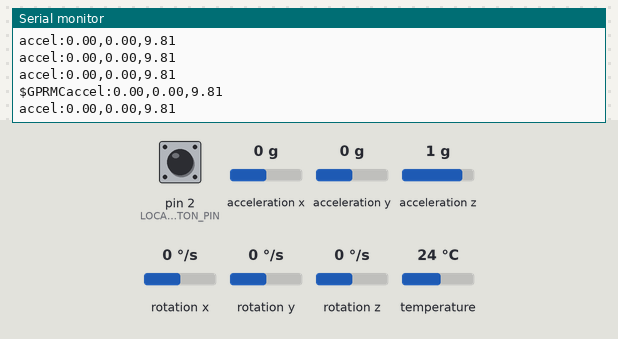
The sketch below on a simulated Arduino Mega 2560, built with avr-gcc and run on an emulated ATmega2560. Parts: the last lines printed to the serial monitor. The inputs (shaded band) are chosen by the test bench; at power-on: pin 2 (LOCATION_MARKER_BUTTON_PIN) LOW, acceleration x 0 g, acceleration y 0 g, acceleration z 1 g, rotation x 0 °/s, rotation y 0 °/s, rotation z 0 °/s, temperature 24 °C. Storage starts empty.

Above: at 1.2 s.
1.3 s: pin 2 (LOCATION_MARKER_BUTTON_PIN) pulled HIGH for 0.15 s
2.9 s: acceleration x set to -1.4 g
At 3.12 s:
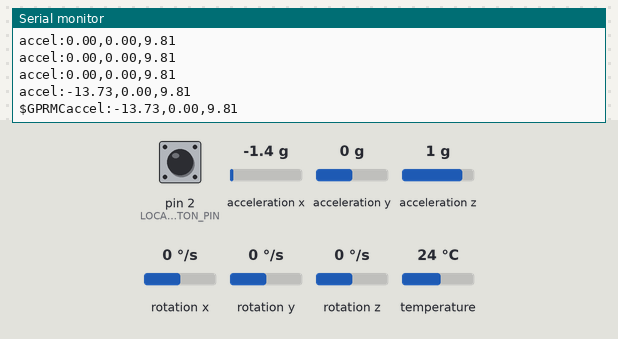
5.9 s: acceleration y set to -1.4 g
At 6.14 s:
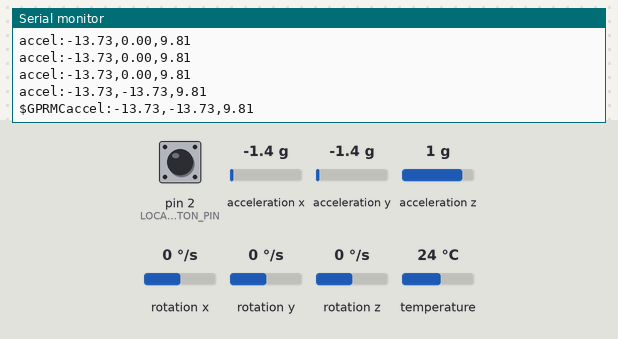
7.4 s: acceleration z set to -1.4 g
At 8.15 s:
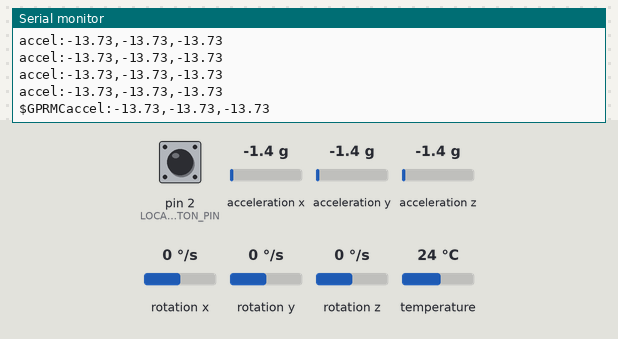

Measured:
- after the input at 2.9 s, the serial monitor: prints a new line at once (image 1)
- after the input at 5.9 s, the serial monitor: prints a new line after 0.07 s (image 2)
- after the input at 7.4 s, the serial monitor: prints a new line after 0.08 s (image 3)

The sketch:

firmware.ino
```cpp
#include <Adafruit_GPS.h>
#include <Adafruit_MPU6050.h>
#include <Adafruit_Sensor.h>
#include <SD.h>
#include <Wire.h>

#define GpsSerial Serial1
#define GPS_SERIAL_RATE 9600

#define SD_SPI_CS_PIN 53
#define SD_FLUSH_INTERVAL 30000 // milliseconds

#define IMU_WRITE_INTERVAL 100 // milliseconds
#define LOCATION_MARKER_BUTTON_PIN 2
#define DEBOUNCE_DELAY 1000 // milliseconds

Adafruit_MPU6050 mpu;
Adafruit_GPS GPS(&GpsSerial);
File logFile;

int lastLocMarkerButtonEvent = 0;
bool locMarkerButtonIsPressed = false;
int lastImuWrite = 0;
int lastSdFlush = 0;

void setup() {
  Serial.begin(115200);
  while (!Serial) { }

  GpsSerial.begin(GPS_SERIAL_RATE);
  while (!GpsSerial) { }

  initSDCard();
  initGPS();
  initMPU();

  pinMode(LOCATION_MARKER_BUTTON_PIN, INPUT);
}

void loop() {
  int t = millis();

  GPS.read();
  if (GPS.newNMEAreceived()) {
    String gpsData = GPS.lastNMEA();
    Serial.print(gpsData);
    logFile.print(gpsData);
  }

  if (t - lastImuWrite > IMU_WRITE_INTERVAL) {
    sensors_event_t accel, gyro, temp;
    mpu.getEvent(&accel, &gyro, &temp);

    logFile.print("accel:");
    logFile.print(accel.acceleration.x);
    logFile.print(",");
    logFile.print(accel.acceleration.y);
    logFile.print(",");
    logFile.print(accel.acceleration.z);
    logFile.println("");

    Serial.print("accel:");
    Serial.print(accel.acceleration.x);
    Serial.print(",");
    Serial.print(accel.acceleration.y);
    Serial.print(",");
    Serial.print(accel.acceleration.z);
    Serial.println("");

    lastImuWrite = t;
  }

  if (digitalRead(LOCATION_MARKER_BUTTON_PIN) == HIGH) {

    // when button goes low->high, and we're outside of the
    // debounce window, log a start/finish marker event
    if (!locMarkerButtonIsPressed) {

      if (t - lastLocMarkerButtonEvent > DEBOUNCE_DELAY) {
        logFile.println("marklocation");
        Serial.println("LOCATION MARKER BUTTON PRESSED");
      }

      lastLocMarkerButtonEvent = t;
    }

    locMarkerButtonIsPressed = true;
  } else {
    locMarkerButtonIsPressed = false;
  }

  if (t - lastSdFlush > SD_FLUSH_INTERVAL) {
    lastSdFlush = t;
    logFile.flush();
  }
}

void initSDCard() {
  Serial.print("Initializing SD card...\t");

  pinMode(SD_SPI_CS_PIN, OUTPUT);
  if (!SD.begin(SD_SPI_CS_PIN)) {
    Serial.println("failed to initialize card. Halting.");
    enterErrorMode();
  }

  logFile = SD.open("datalog.dat", FILE_WRITE);
  lastSdFlush = millis();
  if (!logFile) {
    Serial.println("failed to open datalog file. Halting.");
    enterErrorMode();
  }

  Serial.println("done.");
}

void initGPS() {
  Serial.print("Initializing GPS...\t");
  GPS.begin(GPS_SERIAL_RATE);
  GPS.sendCommand(PMTK_SET_NMEA_OUTPUT_RMCONLY);
  GPS.sendCommand(PMTK_SET_NMEA_UPDATE_10HZ);
  Serial.println("done.");
}

void initMPU() {
  Serial.print("Initializing MPU6050...\t");

  if (!mpu.begin()) {
    Serial.println("failed.");
    enterErrorMode();
  }

  Serial.println("done");

  mpu.setAccelerometerRange(MPU6050_RANGE_4_G);
  mpu.setGyroRange(MPU6050_RANGE_500_DEG);
  mpu.setFilterBandwidth(MPU6050_BAND_21_HZ);
}

void enterErrorMode() {
  while(true) {
    pinMode(LED_BUILTIN, OUTPUT);
    digitalWrite(LED_BUILTIN, HIGH);
    delay(200);
    digitalWrite(LED_BUILTIN, LOW);
    delay(200);
  }
}
```
